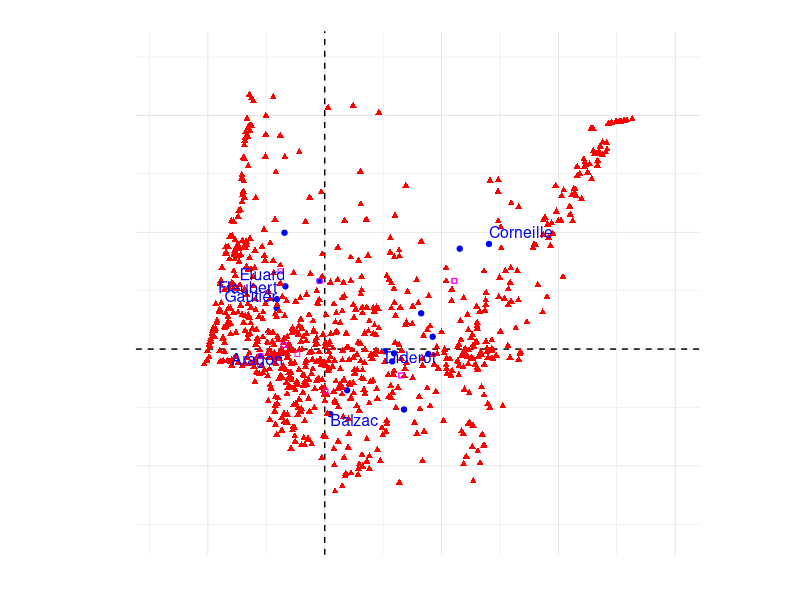

Write the R code that produced this figure. (Note: this script raises an error after producing the figure.)
library(FactoMineR)
setwd("C:/Users/husson/AOBox/Travail/huss/Recherch/Articles/FactoMineR/AFC_text_litterature")
don=read.table("litterature.csv",header=TRUE,row.names=1,sep=";",check.names=FALSE,quote="\"")
resCA=CA(don,quanti.sup=1,quali.sup=2:3)
ellipseCA(resCA,ellipse="row",invisible="col")

plot(resCA,invis=c("col","quali"), hab=2,title="",palette=palette(c("black","green3","blue","darkred","orange")))
plot(resCA,invis=c("col","quali"), hab=3,title="",palette=palette(c("black","darkred","orange","lightblue","blue","green3","magenta")))

### classif
res.hcpc = HCPC(resCA,nb.clust=-1,graph=FALSE,consol=FALSE)
resCA=CA(res.hcpc$data.clust,quanti.sup=1,quali.sup=c(2:3,ncol(don)+1))
plot(res.hcpc,choice="tree",palette=palette(c("black","green3","blue","darkred","orange","red","grey","magenta")))
plot(resCA,invis=c("col","quali"), hab=ncol(don)+1,palette=palette(c("yellow","black","green3","blue","darkred","orange","red","grey","magenta")))


oo = descfreq(res.hcpc$data.clust[,-c(1:3,ncol(res.hcpc$data.clust))],res.hcpc$data.clust$clust,proba=0.15)
liste=NULL
don2 = t(don[,-c(1:3)])
don2=cbind.data.frame(Classe=as.factor(c(rep("Aucune",nrow(don2)-nlevels(res.hcpc$data.clust$clust)),levels(res.hcpc$data.clust$clust))),don2)
don2[1:nrow(don2),1]="Aucune"
for (k in 1:nlevels(res.hcpc$data.clust$clust)) {
  don2[rownames(oo[[k]])[1:min(10,nrow(oo[[k]]))],1]=k
  liste=c(liste,rownames(oo[[k]])[1:min(10,nrow(oo[[k]]))])
}

newCA=CA(don2,quali.sup=1,graph=FALSE)
plot(newCA,invis=c("quali"),selectRow=liste,hab=1,cex=0.7,autoLab="no",unselect=1,title="",palette=palette(c("darkred","red","orange","green3","grey","black","blue","magenta","transparent")))
